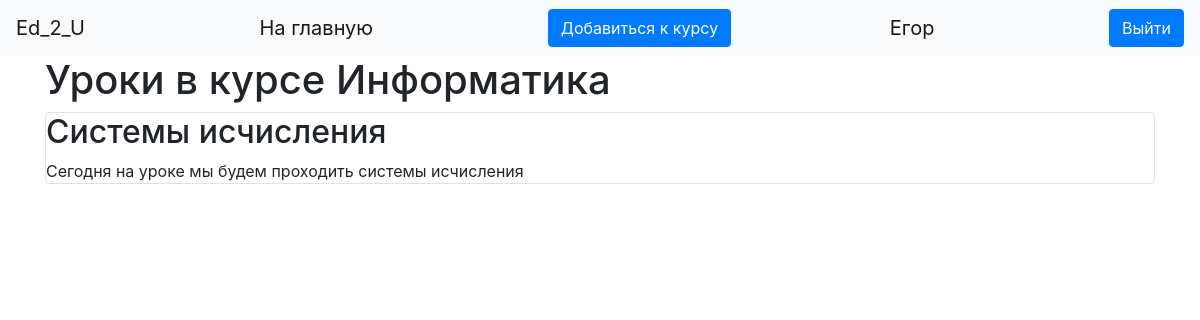
Screenshot of /course_info/4 (signed in) with the database file from the repository.
### data/users.py (models this page shows, shortened)
class User(SqlAlchemyBase, UserMixin):
    __tablename__ = 'users'
    id = sqlalchemy.Column(sqlalchemy.Integer, primary_key=True, autoincrement=True)
    name = sqlalchemy.Column(sqlalchemy.String, nullable=True)
    about = sqlalchemy.Column(sqlalchemy.String, nullable=True)
    email = sqlalchemy.Column(sqlalchemy.String, index=True, unique=True, nullable=True)
    hashed_password = sqlalchemy.Column(sqlalchemy.String, nullable=True)
    created_date = sqlalchemy.Column(sqlalchemy.DateTime, default=datetime.datetime.now)
    type = sqlalchemy.Column(sqlalchemy.String, nullable=False)
    course = orm.relation("Course", back_populates='user')

### data/news.py (models this page shows, shortened)
class Course(SqlAlchemyBase):
    __tablename__ = 'news'
    id = sqlalchemy.Column(sqlalchemy.Integer, primary_key=True, autoincrement=True)
    title = sqlalchemy.Column(sqlalchemy.String, nullable=True)
    content = sqlalchemy.Column(sqlalchemy.String, nullable=True)
    created_date = sqlalchemy.Column(sqlalchemy.DateTime, default=datetime.datetime.now)
    is_private = sqlalchemy.Column(sqlalchemy.Boolean, default=True)
    included_users = sqlalchemy.Column(sqlalchemy.String, nullable=True)
    invite_code = sqlalchemy.Column(sqlalchemy.String, nullable=True)
    user_id = sqlalchemy.Column(sqlalchemy.Integer, sqlalchemy.ForeignKey("users.id"))
    user = orm.relation('User')
    categories = orm.relation("Category", secondary="association", backref="news")

### data/lesson.py (models this page shows)
class Lesson(SqlAlchemyBase):
    __tablename__ = 'lessons'
    id = sqlalchemy.Column(sqlalchemy.Integer, primary_key=True, autoincrement=True)
    title = sqlalchemy.Column(sqlalchemy.String, nullable=True)
    content = sqlalchemy.Column(sqlalchemy.String, nullable=True)
    created_date = sqlalchemy.Column(sqlalchemy.DateTime, default=datetime.datetime.now)
    course = sqlalchemy.Column(sqlalchemy.Integer, nullable=False)

### main.py (the view)
@app.route('/course_info/<int:id>', methods=['GET', 'POST'])
@login_required
def info(id):
    db_sess = db_session.create_session()
    name = db_sess.query(Course)
    creator = None
    for i in name:
        if i.id == id:
            name = i.title
            creator = i.user_id
            break
    if current_user.is_authenticated:
        all = db_sess.query(Lesson)
        course = list()
        for i in all:
            if id == i.course:
                course.append(i)
    else:
        course = []
    print(course)
    return render_template("course_info.html", lessons=course, name=name, id=id, creator=creator)

### data/db_session.py (called while the page is built)
def create_session() -> Session:
    global __factory
    return __factory()

### main.py (called while the page is built)
@login_manager.user_loader
def load_user(user_id):
    db_sess = db_session.create_session()
    return db_sess.query(User).get(user_id)

### templates/course_info.html (shortened to what this page needs)
{% extends "base.html" %}
{% block content %}
    <h1>Уроки в курсе {{ name }}</h1>
    {% for item in lessons %}
        <div class="col-md6 border rounded">
            <h2>{{ item.title }}</h2>
            <div>
                {{ item.content }}
            </div>
        </div>
    {% endfor %}
{% endblock %}

### templates/base.html (shortened to what this page needs)
<!doctype html>
<html lang="en">
<head>
    <link rel="stylesheet"
          href="https://stackpath.bootstrapcdn.com/bootstrap/4.4.1/css/bootstrap.min.css"
>
</head>
<body>
<header>
    <nav class="navbar navbar-light bg-light">
        <a class="navbar-brand" href="#">Ed_2_U</a>
        {% if current_user.is_authenticated %}
            <a class="navbar-brand" href="/">На главную</a>
            <a class="btn btn-primary " href="/invite_code">Добавиться к курсу</a>
            <a class="navbar-brand" href="/logout">{{ current_user.name }}</a>
            <a class="btn btn-primary " href="/logout">Выйти</a>
        {% else %}
            <p>
                <a class="btn btn-primary " href="/register">Зарегистрироваться</a>
                <a class="btn btn-success" href="/login">Войти</a>
            </p>
        {% endif %}
    </nav>
</header>
<main role="main" class="container">
    {% block content %}{% endblock %}
</main>
</body>
</html>

### rows the page displays
User: name "Егор"
Course: title "Информатика"
Lesson: title "Системы исчисления", content "Сегодня на уроке мы будем проходить системы исчисления"
